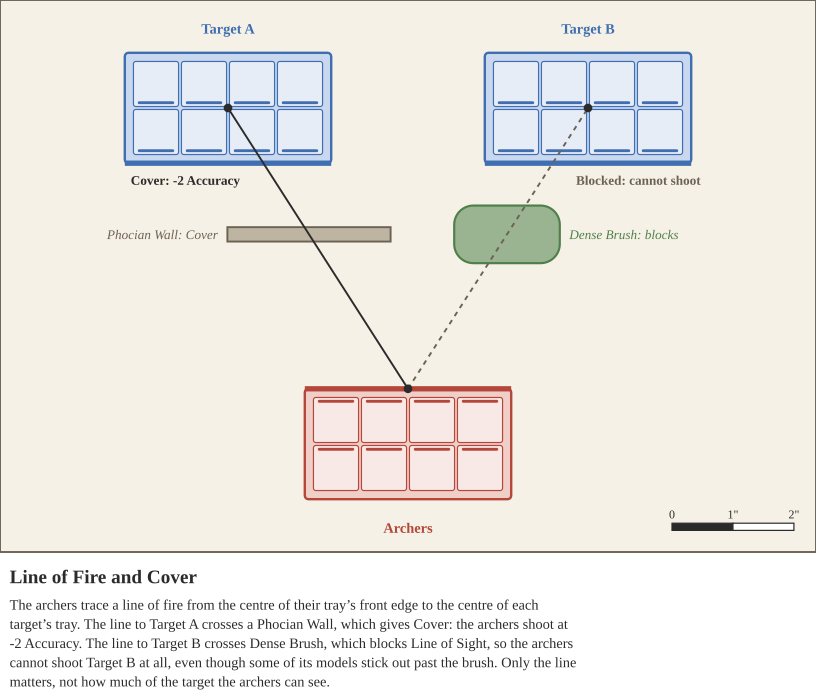

This chart was generated by the following Python code:
from style import *
W, H = 340, 230
s = SVG(W, H, 'Line of Fire and Cover', [
    'The archers trace a line of fire from the centre of their tray’s front edge to the centre of each target’s tray. The line to',
    'Target A crosses a Phocian Wall, which gives Cover: the archers shoot at -2 Accuracy. The line to Target B crosses Dense',
    'Brush, which blocks Line of Sight, so the archers cannot shoot Target B at all, even though some of its models stick out',
    'past the brush. Only the line matters, not how much of the target the archers can see.'])
s.panel(0, 0, W, H)
# targets
ax, ay = 95, 45          # Target A
bx, by = 245, 45         # Target B
s.tray(ax, ay, 2, 4, 180, 'blue', name=None)
s.text(ax, 14, 'Target A', 6, C['blue'], bold=True)
s.tray(bx, by, 2, 4, 180, 'blue', name=None)
s.text(bx, 14, 'Target B', 6, C['blue'], bold=True)
# archers
cx, cy = 170, 185
s.tray(cx, cy, 2, 4, 0, 'red', name=None)
s.text(cx, H - 8, 'Archers', 6, C['red'], bold=True)
fx, fy = cx, cy - 20 - B          # centre of front edge
# Phocian Wall across the line to A
def lerp(p, q, t): return (p[0] + (q[0] - p[0]) * t, p[1] + (q[1] - p[1]) * t)
wa = lerp((fx, fy), (ax, ay), 0.55)
s.add(f'<rect x="{wa[0]-34}" y="{wa[1]-3}" width="68" height="6" fill="#bdb4a2" stroke="{C["line"]}" stroke-width="0.8"/>')
s.text(wa[0] - 38, wa[1] + 2, 'Phocian Wall: Cover', 5.5, C['line'], 'end', italic=True)
# Dense Brush across the line to B
wb = lerp((fx, fy), (bx, by), 0.55)
s.add(f'<rect x="{wb[0]-22}" y="{wb[1]-12}" width="44" height="24" rx="8" fill="{C["green"]}" fill-opacity="0.55" stroke="{C["green"]}" stroke-width="0.9"/>')
s.text(wb[0] + 26, wb[1] + 2, 'Dense Brush: blocks', 5.5, C['green'], 'start', italic=True)
# lines of fire
s.add(f'<line x1="{fx}" y1="{fy}" x2="{ax}" y2="{ay}" stroke="{C["ink"]}" stroke-width="0.8"/>')
s.add(f'<line x1="{fx}" y1="{fy}" x2="{bx}" y2="{by}" stroke="{C["line"]}" stroke-width="0.8" stroke-dasharray="2 2"/>')
for (x, y) in [(fx, fy), (ax, ay), (bx, by)]:
    s.add(f'<circle cx="{x}" cy="{y}" r="1.8" fill="{C["ink"]}"/>')
s.text(ax + 5, ay + 32, 'Cover: -2 Accuracy', 5.5, C['ink'], 'end', bold=True)
s.text(bx - 5, by + 32, 'Blocked: cannot shoot', 5.5, C['line'], 'start', bold=True)
s.scale(W - 60, H - 12)
print(s.save('los_cover.svg'))
